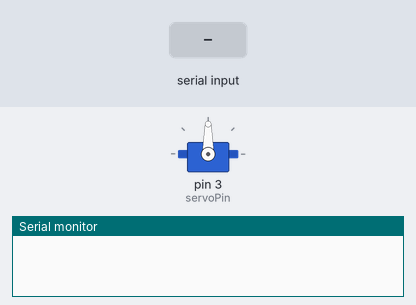
This sketch was run on a simulated Arduino Nano, built with avr-gcc and run on an emulated ATmega328P. Parts: servo, the last lines printed to the serial monitor. The inputs (shaded band) are chosen by the test bench.

Above: at 1.2 s.
1.3 s: "90,45\n" received over Serial
At 1.9 s:
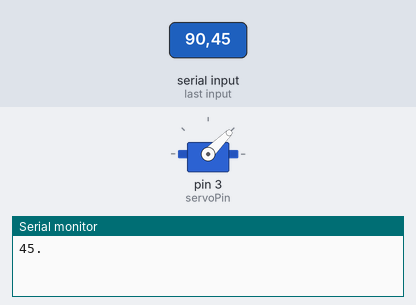
2.8 s: "30,150\n" received over Serial
At 4.0 s:
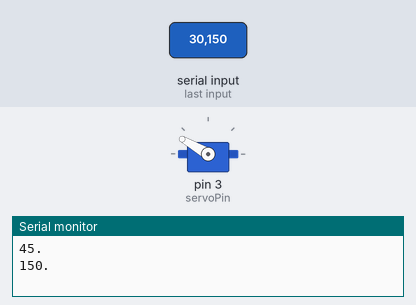
4.3 s: "5\n" received over Serial
At 5.2 s:
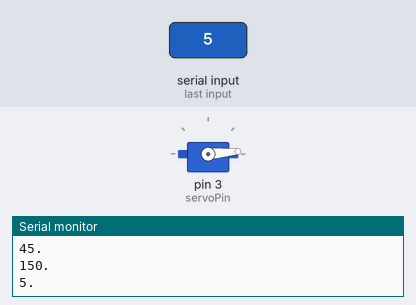
5.8 s: "90\n" received over Serial
At 6.4 s:
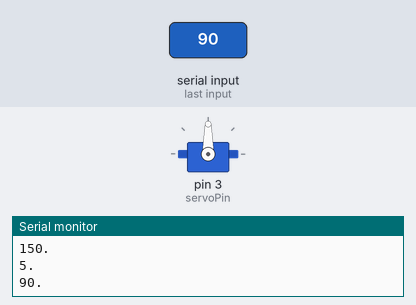
Timing chart, 0 to 8.3 s (numbered marks = the images above; inputs shaded):
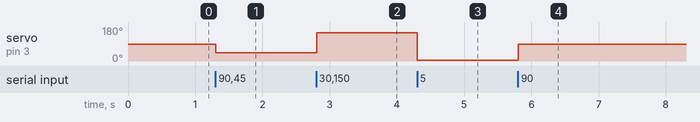

Measured:
- after the input at 1.3 s, servo on pin 3 (servoPin): 90° → 45° at once
- after the input at 2.8 s, servo on pin 3 (servoPin): 45° → 150° at once
- after the input at 4.3 s, servo on pin 3 (servoPin): 150° → 5° at once
- after the input at 5.8 s, servo on pin 3 (servoPin): 5° → 90° at once

The sketch:

home_pwm_oscillate.ino
```cpp
/*libraries*/
#include <Servo.h>

//const int ledPin = 3;  //for nano
int ledVal = 0;

//---- servo ----
Servo myservo;
int servoPos = 0;
const int servoPin = 3;


void setup() {
  pinMode(servoPin, OUTPUT);
  myservo.attach(servoPin);

  Serial.begin(9600);
  Serial.setTimeout(10);

  myservo.write(90);
}

void loop() {

  while (Serial.available() > 0) {

    int val1 = Serial.parseInt();   //grabs first value

    if (Serial.read() == '\n') {
      Serial.print(val1);
      Serial.print(". ");
      Serial.print("\r\n");

      if (val1 > 180) {
        Serial.print("a value was too high \r\n");
      } else {
        //analogWrite(ledPin, val1);
        myservo.write(val1);

      }
    }
  }
}
```
